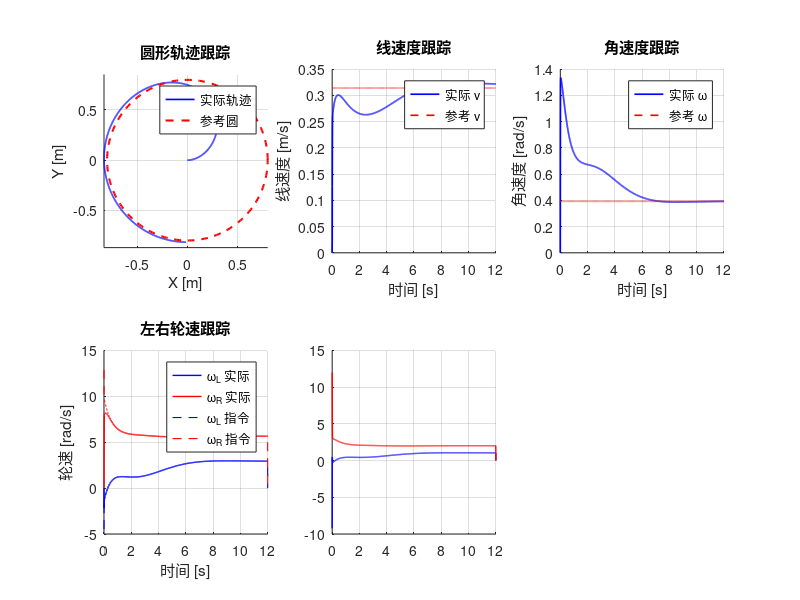

MATLAB code to generate this figure: (Note: this script raises an error after producing the figure.)
%% 双轮差速AGV PID控制器设计与控制效果仿真验证
%  功能: 差速驱动运动学建模 + 双环PID控制 + 多场景仿真验证

clearvars -except SCENARIO; close all; clc;   % 清除除 SCENARIO 外的所有变量

%% ==================== 1. 参数设置 ====================

% ---- AGV 物理参数 ----
r = 0.075;           % 车轮半径 [m]
L = 0.52;            % 两轮间距 (轮距) [m]
tau = 0.06;          % 电机机电时间常数 [s]
K_motor = 2.8;       % 电机增益 [(rad/s)/V]

% ---- 仿真参数 ----
Ts = 0.005;          % 仿真步长 [s]
T_sim = 12;          % 仿真总时长 [s]
t = 0:Ts:T_sim;      % 时间向量
N = length(t);       % 总步数

% ---- 速度环 PI 参数（内环）----
Kp_v = 2.0;          % 速度比例增益
Ki_v = 12.0;         % 速度积分增益
u_sat = 12;          % 电机电压限幅 [V]

% ---- 位姿环 PID 参数（外环）----
Kp_dist  = 0.6;      % 距离→线速度 比例增益
Kp_theta = 3.0;      % 航向角 比例增益
Ki_theta = 0.2;      % 航向角 积分增益
Kd_theta = 0.4;      % 航向角 微分增益

v_max     = 0.5;      % 线速度限幅 [m/s]
omega_max = 2.5;     % 角速度限幅 [rad/s]

%% ==================== 2. 状态向量预分配 ====================

x = zeros(1,N);                            % x 坐标序列 [m]
y = zeros(1,N);                            % y 坐标序列 [m]
theta_act = zeros(1,N);                    % 实际航向角序列 [rad]
wL_act = zeros(1,N);                       % 左轮实际角速度 [rad/s]
wR_act = zeros(1,N);                       % 右轮实际角速度 [rad/s]
wL_ref = zeros(1,N);                       % 左轮指令角速度 [rad/s]
wR_ref = zeros(1,N);                       % 右轮指令角速度 [rad/s]
v_cmd  = zeros(1,N);                       % 外环输出线速度指令 [m/s]
w_cmd  = zeros(1,N);                       % 外环输出角速度指令 [rad/s]
uL     = zeros(1,N);                       % 左电机电压 [V]
uR     = zeros(1,N);                       % 右电机电压 [V]

% 初始位姿: 原点, 航向 0°
x(1) = 0;  y(1) = 0;  theta_act(1) = 0;
wL_act(1) = 0;  wR_act(1) = 0;            % 初始轮速为零

% 外环积分/微分状态
int_theta  = 0;                            % 航向角积分初值
err_theta_prev = 0;                        % 上一拍航向偏差

%% ==================== 3. 参考轨迹 ====================

% 选择场景: 1-阶跃响应  2-定点镇定  3-直线跟踪  4-圆形跟踪
% 如已从外部传入 SCENARIO 则使用外部值, 否则默认场景 4
if ~exist('SCENARIO', 'var'), SCENARIO = 4; end

switch SCENARIO
    case 1  % ---- 阶跃响应: 2.5s 时刻起给 0.3 m/s 线速度指令 ----
        v_ref = [zeros(1,floor(N/4)), 0.3*ones(1,N-floor(N/4))];  % 前 1/4 零, 后 3/4 恒值
        w_ref = zeros(1,N);                 % 角速度指令为零

    case 2  % ---- 定点镇定: 目标位姿 (2.0, 1.0, π/4) ----
        x_tgt = 2.0;                        % 目标 x [m]
        y_tgt = 1.0;                        % 目标 y [m]
        theta_tgt = pi/4;                   % 目标航向角 45°
        v_ref = zeros(1,N);                 % 无固定参考速度
        w_ref = zeros(1,N);

    case 3  % ---- 直线跟踪: 目标直线 y=0.6, 标称速度 0.25 m/s ----
        v_ref = 0.25 * ones(1,N);           % 恒定线速度 0.25 m/s
        w_ref = zeros(1,N);                 % 角速度指令为零

    case 4  % ---- 圆形轨迹: 半径 0.8m, 周期 16s (ω=2π/16, v=ωR) ----
        R_c = 0.8;                          % 圆半径 [m]
        w_c = 2*pi/16;                      % 圆角速度 [rad/s]
        v_ref = R_c * w_c * ones(1,N);      % 参考线速度 [m/s]
        w_ref = w_c * ones(1,N);            % 参考角速度 [rad/s]
end

%% ==================== 4. 主仿真循环 ====================

int_L = 0;  int_R = 0;                     % 左右轮速度环积分初值

for k = 1:N-1                              % 遍历每个仿真步

    % ---- 4.1 当前实际车速 (由轮速反馈计算) ----
    v_cur  = r/2 * (wL_act(k) + wR_act(k));  % 当前线速度 [m/s]
    w_cur  = r/L * (wR_act(k) - wL_act(k));  % 当前角速度 [rad/s]

    % ---- 4.2 外环: 误差计算 → v_cmd, w_cmd ----
    switch SCENARIO
        case 1  % 阶跃响应: 直接给定速度指令 (开环前馈, 速度环闭环)
            v_cmd(k) = v_ref(k);            % 线速度 = 参考值
            w_cmd(k) = 0;                   % 角速度 = 0

        case 2  % 定点镇定: 距离+航向两阶段策略
            ex = x_tgt - x(k);              % x 方向偏差
            ey = y_tgt - y(k);              % y 方向偏差
            dist_err = sqrt(ex^2 + ey^2);   % 欧氏距离偏差 [m]

            % 两阶段: 远距指向目标点, 近距对准目标角度
            if dist_err > 0.08              % 大于 8cm: 朝目标点前进
                theta_des = atan2(ey, ex);
            else                            % 小于 8cm: 对准目标角度
                theta_des = theta_tgt;
            end
            e_theta = theta_des - theta_act(k);           % 航向偏差
            e_theta = atan2(sin(e_theta), cos(e_theta));  % 归一化到 [-π, π]

            % 航向 PID 控制
            int_theta = int_theta + e_theta * Ts;         % 积分累加
            d_theta = (e_theta - err_theta_prev) / Ts;    % 微分项
            w_cmd(k) = Kp_theta*e_theta + Ki_theta*int_theta + Kd_theta*d_theta;
            err_theta_prev = e_theta;                     % 更新上一拍偏差

            % 线速度: 距离×增益, 角度大时减速, 近距降速
            v_cmd(k) = Kp_dist * dist_err;                % 距离比例控制
            if abs(e_theta) > pi/3                        % 航向偏差 > 60°: 优先转向
                v_cmd(k) = v_cmd(k) * 0.2;
            end
            if dist_err < 0.08                            % 接近目标: 降速
                v_cmd(k) = v_cmd(k) * (dist_err / 0.08);
            end
            if dist_err < 0.01 && abs(e_theta) < 0.03    % 到位 (1cm 且 1.7°): 停车
                v_cmd(k) = 0;  w_cmd(k) = 0;
            end

        case 3  % 直线跟踪: 目标直线 y=0.6, 沿 x 轴行驶
            v_cmd(k) = v_ref(k);            % 纵向速度保持标称值

            % 横向偏差 + 航向偏差 → 角速度修正
            e_lat = 0.6 - y(k);             % 横向偏差 (距离目标直线) [m]
            e_theta = -theta_act(k);        % 期望航向 = 0 (沿 x 轴)
            e_theta = atan2(sin(e_theta), cos(e_theta));  % 归一化

            int_theta = int_theta + e_theta * Ts;         % 积分累加
            d_theta = (e_theta - err_theta_prev) / Ts;    % 微分项
            w_cmd(k) = Kp_theta*e_theta + Ki_theta*int_theta ...
                       + 0.5*Kp_dist*e_lat;               % 横向偏差也贡献角速度
            err_theta_prev = e_theta;

        case 4  % 圆形轨迹跟踪: 半径 0.8m 逆时针圆
            % 参考位姿 (逆时针圆)
            theta_ref = w_c * t(k);                     % 参考航向角
            x_ref = R_c * cos(theta_ref);               % 参考 x
            y_ref = R_c * sin(theta_ref);               % 参考 y

            ex = x_ref - x(k);                          % x 方向偏差
            ey = y_ref - y(k);                          % y 方向偏差

            theta_path = theta_ref + pi/2;              % 轨迹切线方向 (径向+90°)
            cross_track = -sin(theta_path)*ex + cos(theta_path)*ey;  % 横向偏差 [m]
            theta_des = theta_path + atan(cross_track / 0.6);       % 期望航向 = 切线+纠偏
            e_theta = theta_des - theta_act(k);                     % 航向偏差
            e_theta = atan2(sin(e_theta), cos(e_theta));

            int_theta = int_theta + e_theta * Ts;                 % 积分累加
            d_theta = (e_theta - err_theta_prev) / Ts;            % 微分项
            w_cmd(k) = Kp_theta*e_theta + Ki_theta*int_theta + Kd_theta*d_theta;
            err_theta_prev = e_theta;

            % 线速度 = 参考速度 + 纵向修正
            along_track = cos(theta_path)*ex + sin(theta_path)*ey;  % 纵向偏差
            v_cmd(k) = v_ref(k) + Kp_dist * along_track;            % 速度修正
    end

    % 外环输出限幅
    v_cmd(k) = max(-v_max, min(v_max, v_cmd(k)));        % 线速度限幅
    w_cmd(k) = max(-omega_max, min(omega_max, w_cmd(k))); % 角速度限幅

    % ---- 4.3 逆运动学: (v, ω) → (ωL_ref, ωR_ref) ----
    wL_ref(k) = v_cmd(k)/r - w_cmd(k)*L/(2*r);  % 左轮指令角速度 [rad/s]
    wR_ref(k) = v_cmd(k)/r + w_cmd(k)*L/(2*r);  % 右轮指令角速度 [rad/s]

    % ---- 4.4 速度环 PI ----
    eL = wL_ref(k) - wL_act(k);               % 左轮速度偏差
    eR = wR_ref(k) - wR_act(k);               % 右轮速度偏差

    % 积分分离: 大偏差 (>8 rad/s) 时清零积分, 加速响应
    if abs(eL) < 8.0, int_L = int_L + eL * Ts; else int_L = 0; end
    if abs(eR) < 8.0, int_R = int_R + eR * Ts; else int_R = 0; end

    uL(k) = Kp_v * eL + Ki_v * int_L;          % 左电机 PI 输出 [V]
    uR(k) = Kp_v * eR + Ki_v * int_R;          % 右电机 PI 输出 [V]

    % 电压限幅 + 抗积分饱和 (遇限削弱积分)
    if uL(k) > u_sat                           % 左电压超上限
        uL(k) = u_sat;  int_L = int_L - eL * Ts;  % 退回本次积分累加
    elseif uL(k) < -u_sat                      % 左电压超下限
        uL(k) = -u_sat;  int_L = int_L - eL * Ts;
    end
    if uR(k) > u_sat                           % 右电压超上限
        uR(k) = u_sat;  int_R = int_R - eR * Ts;
    elseif uR(k) < -u_sat                      % 右电压超下限
        uR(k) = -u_sat;  int_R = int_R - eR * Ts;
    end

    % ---- 4.5 电机动力学 (一阶惯性环节) ----
    wL_ss = K_motor * uL(k);                   % 左轮稳态角速度
    wR_ss = K_motor * uR(k);                   % 右轮稳态角速度
    dwL = (wL_ss - wL_act(k)) / tau;           % 左轮角加速度
    dwR = (wR_ss - wR_act(k)) / tau;           % 右轮角加速度
    wL_act(k+1) = wL_act(k) + dwL * Ts;        % 左轮速度欧拉更新
    wR_act(k+1) = wR_act(k) + dwR * Ts;        % 右轮速度欧拉更新

    % ---- 4.6 运动学更新 (欧拉法) ----
    v_now  = r/2 * (wL_act(k+1) + wR_act(k+1)); % 更新后线速度
    w_now  = r/L * (wR_act(k+1) - wL_act(k+1));  % 更新后角速度

    x(k+1) = x(k) + v_now * cos(theta_act(k)) * Ts;      % x 位置更新
    y(k+1) = y(k) + v_now * sin(theta_act(k)) * Ts;      % y 位置更新
    theta_act(k+1) = theta_act(k) + w_now * Ts;           % 航向角更新

end
fprintf('仿真完成。\n');

%% ==================== 5. 可视化 ====================

figure('Name','双轮差速PID控制仿真','NumberTitle','off',...
       'Position',[100 60 1200 750]);          % 创建图形窗口

% ---- 图1: 轨迹 (x-y 平面) ----
subplot(2,3,1);  hold on;  grid on;  axis equal;

switch SCENARIO
    case 2  % 定点镇定轨迹
        plot(x, y, 'b-', 'LineWidth', 1.5);   % 实际轨迹
        plot(x_tgt, y_tgt, 'r*', 'MarkerSize', 12, 'LineWidth', 2);  % 目标点
        plot(x(1), y(1), 'ko', 'MarkerSize', 8, 'LineWidth', 1.5);   % 起点
        legend('实际轨迹','目标点','起点','Location','best');
        title('定点镇定轨迹');
    case 3  % 直线跟踪轨迹
        plot(x, y, 'b-', 'LineWidth', 1.5);   % 实际轨迹
        yline(0.6, 'r--', 'LineWidth', 1.5);  % 目标直线 y=0.6
        legend('实际轨迹','目标直线','Location','best');
        title('直线跟踪轨迹');
    case 4  % 圆形轨迹跟踪
        plot(x, y, 'b-', 'LineWidth', 1.2);   % 实际轨迹
        theta_plot = linspace(0, 2*pi, 200);
        plot(R_c*cos(theta_plot), R_c*sin(theta_plot), 'r--', 'LineWidth', 1.5);  % 参考圆
        legend('实际轨迹','参考圆','Location','best');
        title('圆形轨迹跟踪');
end
xlabel('X [m]');  ylabel('Y [m]');

% ---- 图2: 线速度跟踪 ----
subplot(2,3,2);  hold on;  grid on;
v_cur_all = r/2 * (wL_act + wR_act);          % 全程线速度
plot(t, v_cur_all, 'b-', 'LineWidth', 1.2);  % 实际线速度
plot(t, v_ref, 'r--', 'LineWidth', 1.2);      % 参考线速度
xlabel('时间 [s]');  ylabel('线速度 [m/s]');
legend('实际 v','参考 v','Location','best');
title('线速度跟踪');

% ---- 图3: 角速度跟踪 ----
subplot(2,3,3);  hold on;  grid on;
w_cur_all = r/L * (wR_act - wL_act);          % 全程角速度
plot(t, w_cur_all, 'b-', 'LineWidth', 1.2);  % 实际角速度
plot(t, w_ref, 'r--', 'LineWidth', 1.2);      % 参考角速度
xlabel('时间 [s]');  ylabel('角速度 [rad/s]');
legend('实际 \omega','参考 \omega','Location','best');
title('角速度跟踪');

% ---- 图4: 左右轮速跟踪 ----
subplot(2,3,4);  hold on;  grid on;
plot(t, wL_act, 'b-', 'LineWidth', 1.0);      % 左轮实际
plot(t, wR_act, 'r-', 'LineWidth', 1.0);      % 右轮实际
plot(t, wL_ref, 'b--', 'LineWidth', 0.8);     % 左轮指令
plot(t, wR_ref, 'r--', 'LineWidth', 0.8);     % 右轮指令
xlabel('时间 [s]');  ylabel('轮速 [rad/s]');
legend('\omega_L 实际','\omega_R 实际','\omega_L 指令','\omega_R 指令','Location','best');
title('左右轮速跟踪');

% ---- 图5: 电机控制电压 ----
subplot(2,3,5);  hold on;  grid on;
plot(t, uL, 'b-', 'LineWidth', 1.0);          % 左电机电压
plot(t, uR, 'r-', 'LineWidth', 1.0);          % 右电机电压
yline(u_sat, 'k--');  yline(-u_sat, 'k--');   % 饱和限 ±12V
xlabel('时间 [s]');  ylabel('电压 [V]');
legend('u_L','u_R','饱和限','Location','best');
title('电机控制电压');

% ---- 图6: 航向角响应 ----
subplot(2,3,6);  hold on;  grid on;
plot(t, theta_act * 180/pi, 'b-', 'LineWidth', 1.2);  % 实际航向角 [deg]
if SCENARIO == 4
    plot(t, w_c * t * 180/pi, 'r--', 'LineWidth', 1.2);  % 参考航向角
    legend('实际 \theta','参考 \theta','Location','best');
elseif SCENARIO == 2
    yline(theta_tgt*180/pi, 'r--', 'LineWidth', 1.2);    % 目标航向角
    legend('实际 \theta','目标 \theta','Location','best');
end
xlabel('时间 [s]');  ylabel('航向角 [deg]');
title('航向角响应');

sgtitle('双轮差速AGV 双环PID控制仿真结果','FontSize',14,'FontWeight','bold');

% 保存图片到脚本所在目录
out_dir = fileparts(mfilename('fullpath'));   % 脚本所在目录
scenario_names = {'阶跃响应','定点镇定','直线跟踪','圆形跟踪'};
fname = fullfile(out_dir, ['仿真结果_场景' num2str(SCENARIO) '_' scenario_names{SCENARIO} '.png']);
saveas(gcf, fname);                           % 保存为 PNG
fprintf('图片已保存: %s\n', fname);

%% ==================== 6. 性能指标 ====================

fprintf('\n========== 控制性能指标 ==========\n');

idx_ss = floor(0.75*N):N;                     % 稳态段索引 (后 1/4 数据)
switch SCENARIO
    case 1  % 阶跃响应: 稳态速度误差
        v_err_ss = mean(abs(v_ref(idx_ss) - v_cur_all(idx_ss)));  % 平均绝对速度误差
        fprintf('速度稳态误差: %.4f m/s\n', v_err_ss);

    case 2  % 定点镇定: 终点位置/航向误差
        x_err = x_tgt - x(end);               % 终点 x 偏差
        y_err = y_tgt - y(end);               % 终点 y 偏差
        t_err = theta_tgt - theta_act(end);   % 终点航向偏差
        t_err = atan2(sin(t_err), cos(t_err));
        fprintf('终点位置误差: (%.4f, %.4f) m\n', x_err, y_err);
        fprintf('终点航向误差: %.2f deg\n', t_err * 180/pi);

    case {3, 4}  % 直线/圆形跟踪: RMSE
        v_err_rmse = sqrt(mean((v_ref(idx_ss) - v_cur_all(idx_ss)).^2));  % 线速度 RMSE
        w_err_rmse = sqrt(mean((w_ref(idx_ss) - w_cur_all(idx_ss)).^2));  % 角速度 RMSE
        fprintf('线速度 RMSE: %.4f m/s\n', v_err_rmse);
        fprintf('角速度 RMSE: %.4f rad/s\n', w_err_rmse);
        if SCENARIO == 4                     % 圆形跟踪额外输出圆度 RMSE
            dist_to_center = abs(sqrt(x.^2 + y.^2) - R_c);  % 各点到圆心的距离偏差
            fprintf('轨迹圆度 RMSE: %.4f m\n', sqrt(mean(dist_to_center(idx_ss).^2)));
        end
end

fprintf('================================\n');
